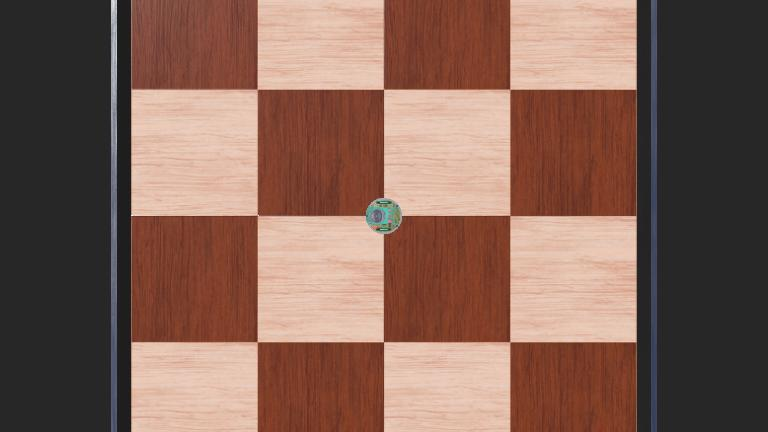
#> input picture worlds/.opencv.jpg, 768 x 432 px
$ python -i showing_captured_image.py   (imports and definitions only)
#> lines starting #> are read from the running program, lines starting #| are printed output that depends on the picture; after the words box and inside, x2 and y2 are one past the last pixel; in counts of white or black regions, pixels touching at a corner belong together
"""class controller."""

# You may need to import some classes of the controller module. Ex:
#  from controller import Robot, Motor, DistanceSensor
from controller import Robot
import numpy as np
import cv2

def get_center(im):
    gray = cv2.cvtColor(im, cv2.COLOR_RGB2GRAY)
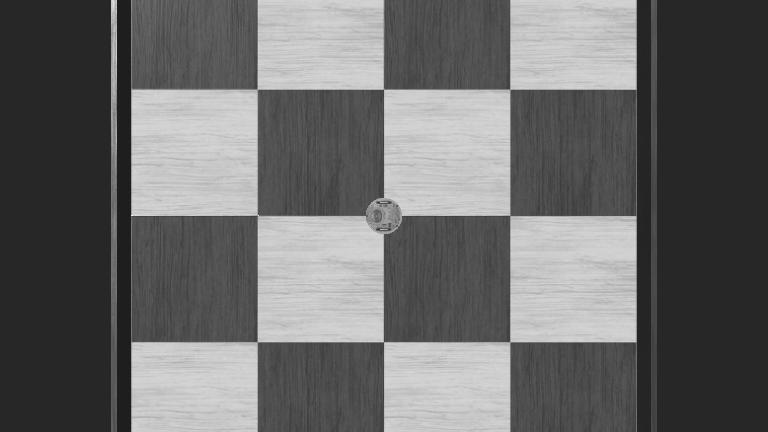
#> gray: shape (432, 768); min 20, max 248, mean 106.1
    w, h = gray.shape
#> w = 432; h = 768
    ret, thresh = cv2.threshold(gray, 127,255, cv2.THRESH_BINARY_INV)
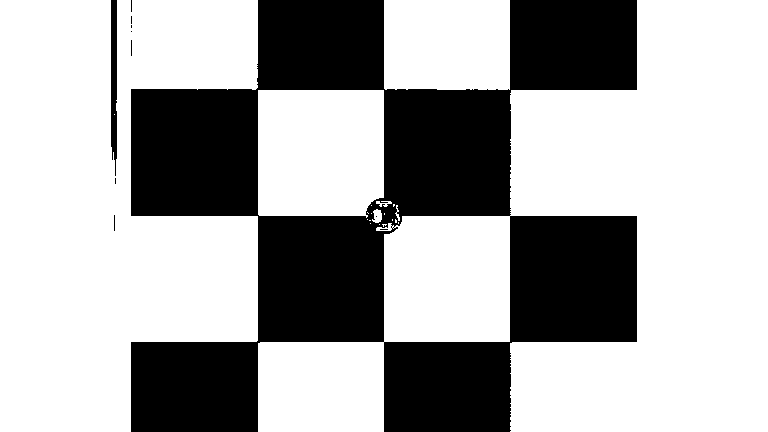
#> thresh: shape (432, 768); 66.6% white; 11 black regions (9 under 20 px)

    contours, _ = cv2.findContours(thresh, cv2.RETR_EXTERNAL, cv2.CHAIN_APPROX_SIMPLE)
#> contours = 21 contours, 15 with area under 20; largest, box (x1, y1, x2, y2) and area: (258, 0, 768, 432) 109636, (0, 0, 258, 432) 81931, (258, 90, 384, 218) 15370, (384, 0, 510, 90) 11066, (372, 209, 382, 223) 82, (376, 201, 392, 207) 25
    cv2.drawContours(im, contours, -1, (0,0,255), 5 )
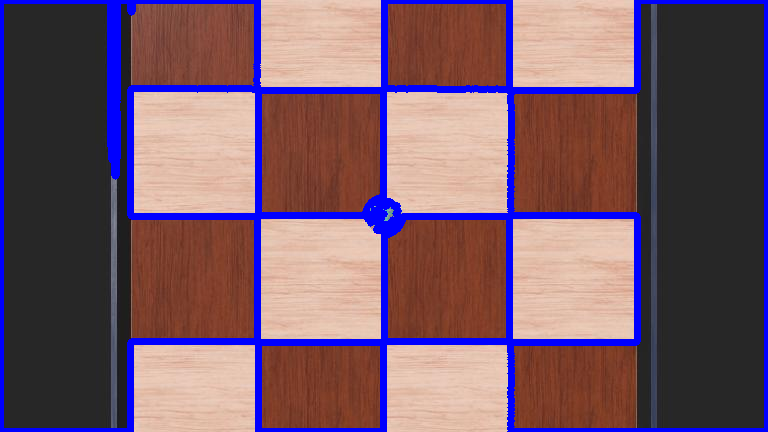
#> im: shape (432, 768, 3); mean R, G, B 117.1, 88.4, 102.8

    cX = 0
    cY = 0
    if len(contours)>0:
      c = contours[0]
#> c = [[382, 224], [383, 225], [383, 226], [383, 225], [384, 224], [385, 225], [386, 224]]
      M = cv2.moments(c)
#> M = moments, m00 2, centre m10/m00, m01/m00 = (384, 224.3)
      if (M["m00"]!=0):
          cX = int(M["m10"] / M["m00"])
#> cX = 384
          cY = int(M["m01"] / M["m00"])
#> cY = 224
          cv2.circle(im, (cX,cY), 3, (0,255,0),-1)
#> im: shape (432, 768, 3); 0.01% of pixels changed, all inside (x1, y1, x2, y2) = (381, 221, 388, 228)
          # [4 lines of commented-out code are left out]
    return  cX, cY, im

# create the Robot instance.
# [1 line that did not run here, left out]

# get the time step of the current world.
# [1 line that did not run here, left out]

# [1 line that did not run here, left out]
# [1 line not run here, left out]

# [1 line that did not run here, left out]
# [1 line that did not run here, left out]
# [4 lines not run here, left out]


# Main loop:
# - perform simulation steps until Webots is stopping the controller
v = 5
# [24 lines not run here, left out]


# Enter here exit cleanup code.

>>> import cv2
>>> picture = cv2.cvtColor(cv2.imread('../../worlds/.opencv.jpg'), cv2.COLOR_BGR2RGB)
>>> result = get_center(picture)
